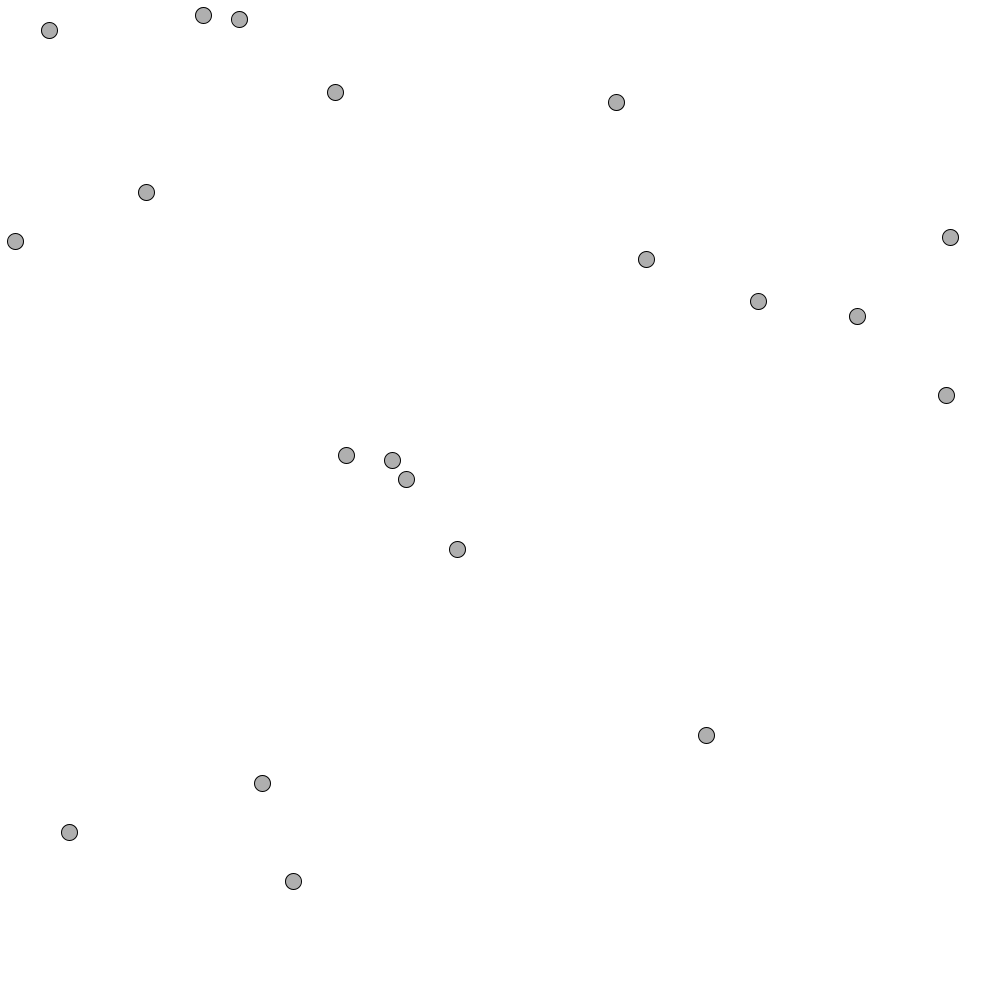
Frame 1 (no input)
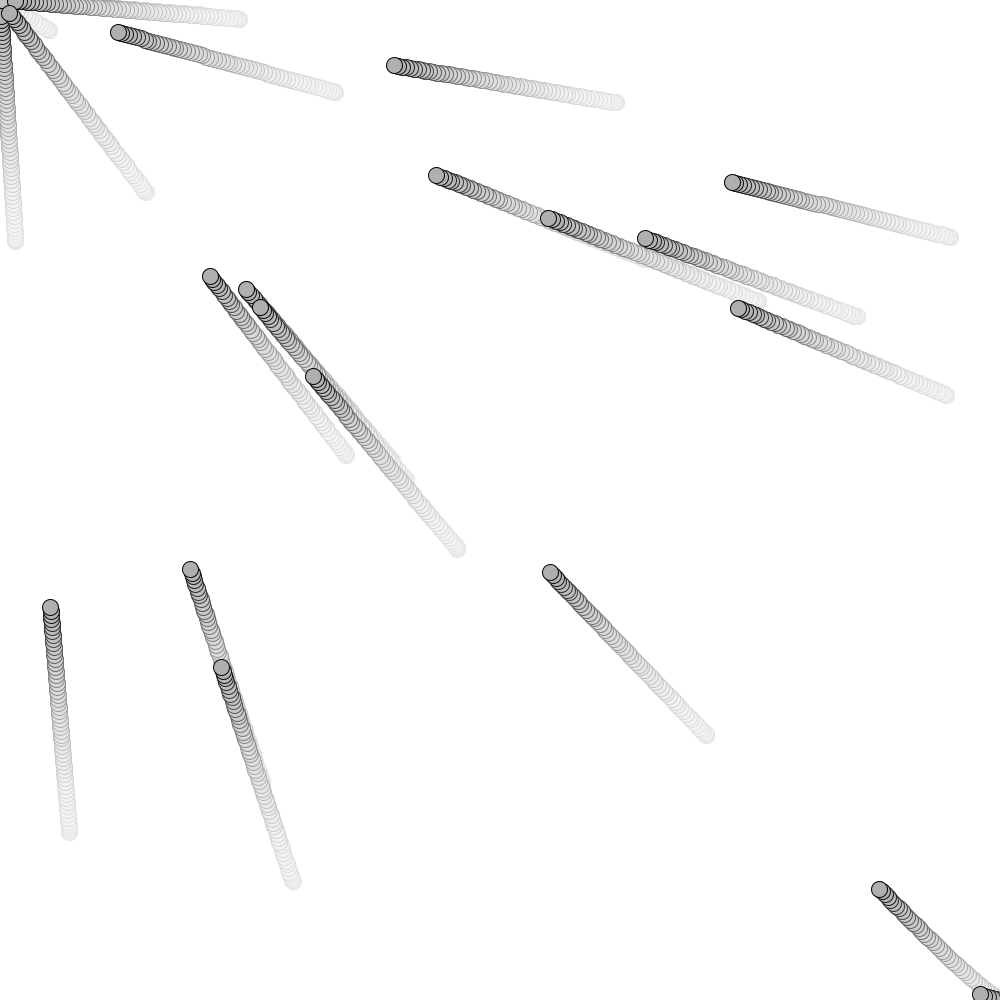
Frame 60 (the mouse pressed at the canvas centre just before this capture)
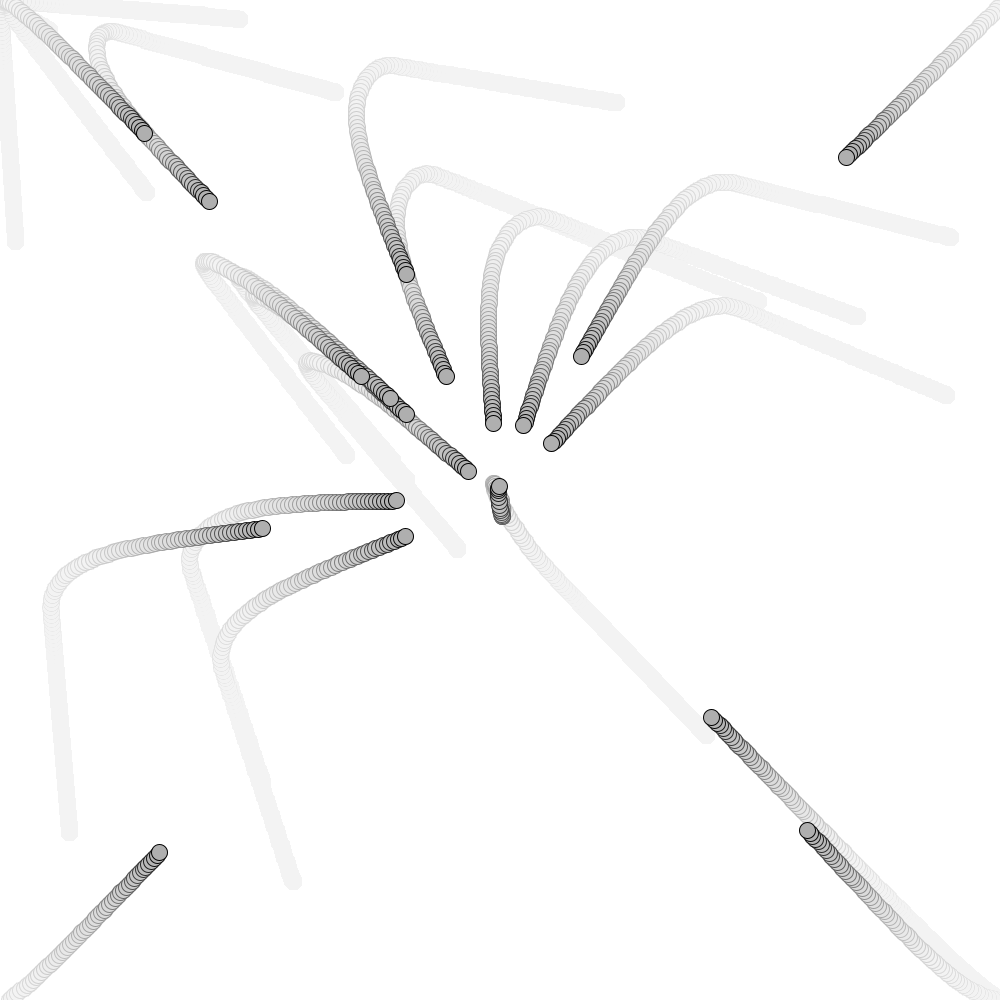
Frame 120 (the mouse held since frame 60 and released just before this capture)

The Processing sketch that drew these frames (run headless with seeded random() and noise(); from frame 60 on, the mouse is pressed at the canvas centre):

// Processing sketch: Movers
// ── Movers.pde
// Creating an array of objects.
Mover[] movers = new Mover[20];

void setup() {
  size(1000,1000);
  smooth();
  background(255);
  // Initializing all the elements of the array
  for (int i = 0; i < movers.length; i++) {
    movers[i] = new Mover(); 
  }
}

void draw() {
  noStroke();
  fill(255,10);
  rect(0,0,width,height);

  // Calling functions of all of the objects in the array.
  for (int i = 0; i < movers.length; i++) {
    movers[i].update();
    movers[i].checkEdges();
    movers[i].display(); 
  }
}

class Mover {

  PVector location;
  PVector velocity;
  PVector acceleration;
  float topspeed;

  Mover() {
    location = new PVector(random(width),random(height));
    velocity = new PVector(0,0);
    topspeed = 4;
  }

  void update() {

    // Our algorithm for calculating acceleration:
    PVector mouse = new PVector(mouseX,mouseY);
    PVector dir = PVector.sub(mouse,location);  // Find vector pointing towards mouse
    dir.normalize();     // Normalize
    dir.mult(0.5);       // Scale 
    acceleration = dir;  // Set to acceleration

    // Motion 101!  Velocity changes by acceleration.  Location changes by velocity.
    velocity.add(acceleration);
    velocity.limit(topspeed);
    location.add(velocity);
  }

  void display() {
    stroke(0);
    fill(175);
    ellipse(location.x,location.y,16,16);
  }

  void checkEdges() {

    if (location.x > width) {
      location.x = 0;
    } else if (location.x < 0) {
      location.x = width;
    }

    if (location.y > height) {
      location.y = 0;
    }  else if (location.y < 0) {
      location.y = height;
    }

  }

}
